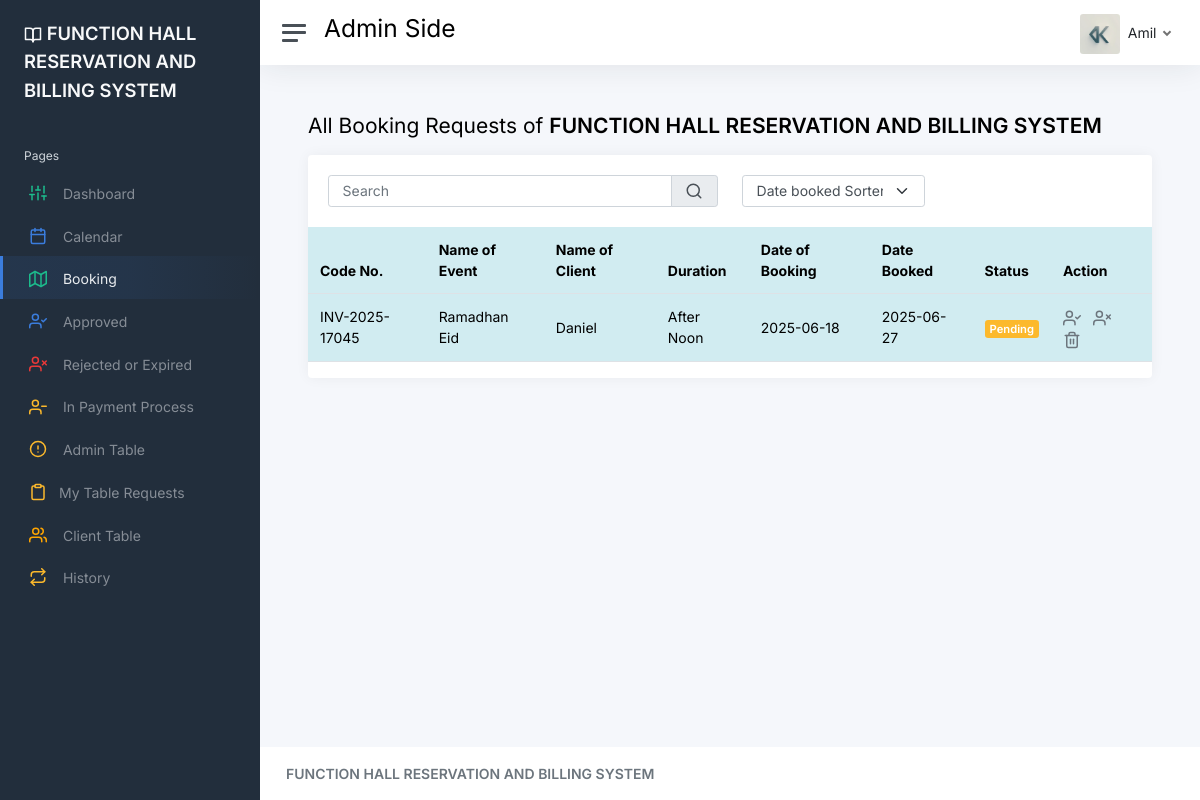
/static/table.php (signed in), run on the app's committed database.
### tables this page shows
CREATE TABLE `user` (
  `User_id` int(7) NOT NULL,
  `Username` varchar(20) NOT NULL,
  `Password` varchar(20) NOT NULL,
  `Fullname` varchar(20) NOT NULL,
  `Email` varchar(50) NOT NULL,
  `Gender` varchar(12) NOT NULL,
  `middle` varchar(50) NOT NULL,
  `Last` varchar(20) NOT NULL,
  `Phone` varchar(12) NOT NULL,
  `role` varchar(50) NOT NULL,
  `Status` int(11) NOT NULL
);

CREATE TABLE `events` (
  `id` int(11) NOT NULL,
  `date` date NOT NULL,
  `Expdate` date DEFAULT NULL,
  `events` varchar(50) NOT NULL,
  `Status` varchar(11) DEFAULT NULL,
  `code` varchar(20) NOT NULL,
  `currents_dates` date NOT NULL DEFAULT current_timestamp(),
  `Duration` varchar(11) DEFAULT NULL,
  `Amount` int(20) NOT NULL,
  `MoC` int(20) NOT NULL,
  `sort` int(11) NOT NULL,
  `Customer_id` int(11) DEFAULT NULL,
  `User_id` int(7) DEFAULT NULL
);

CREATE TABLE `customer` (
  `Customer_id` int(11) NOT NULL,
  `Fullname` varchar(50) NOT NULL,
  `Lastname` varchar(30) NOT NULL,
  `Affiliation` varchar(50) NOT NULL,
  `Phone No` varchar(11) NOT NULL,
  `Email` varchar(50) NOT NULL,
  `middle` varchar(20) NOT NULL,
  `gender` varchar(12) NOT NULL,
  `Username` varchar(50) NOT NULL,
  `Password` varchar(50) NOT NULL,
  `Status` int(11) NOT NULL
);

### static/model/class_model.php (called while the page is built, shortened)
<?php
	class class_model{
		public $host = db_host;
		public $user = db_user;
		public $pass = db_pass;
		public $dbname = db_name;
		public $conn;
		private function connect(){
			$this->conn = new mysqli($this->host, $this->user, $this->pass, $this->dbname);
		}
		public function user_account($User_id){
			$stmt = $this->conn->prepare("SELECT * FROM `user` WHERE `User_id` = ?") or die($this->conn->error);
		    $stmt->bind_param("i", $User_id);
			if($stmt->execute()){
				$result = $stmt->get_result();
				$fetch = $result->fetch_array();
				return array(
					'Fullname'=> $fetch['Fullname'],
					'Username'=>$fetch['Username'],
					'role'=>$fetch['role']
				);
			}
		}
public function fetchAll_Booking() {
    $sql = "SELECT
                e.*,
                c.Fullname AS customer_name,
                u.Fullname AS user_name
            FROM events e
            LEFT JOIN customer c ON e.Customer_id = c.Customer_id
            LEFT JOIN user u ON e.User_id = u.User_id
            WHERE e.Status IS Null
            ORDER BY e.sort DESC";
    $stmt = $this->conn->prepare($sql);
    $stmt->execute();
    $result = $stmt->get_result();
    $data = array();
    while ($row = $result->fetch_assoc()) {
        $data[] = $row;
    }
    return $data;
}
			}
?>

### static/table.php (the view, shortened to what this page needs)
<!DOCTYPE html>
<html lang="en">
<head>
	<link href="css/app.css" rel="stylesheet">
</head>
<body>
	<div class="wrapper">
		<?php include('includes/sidebar.php'); ?>
		<div class="main">
		<?php include('includes/header.php'); ?>
			<main class="content">
			<div class="container-fluid p-0">
    <h1 class="h3 mb-3">
        All Booking Requests of
        <strong>FUNCTION HALL RESERVATION AND BILLING SYSTEM</strong>
    </h1>
    <?php
    $conn = new class_model();
    $booking = $conn->fetchAll_Booking();
    ?>
    <div class="row">
        <div class="col-12 col-lg-12 col-xxl-12 d-flex">
            <div class="card flex-fill">
			<div class="card-body">
  <div class="row">
    <div class="col-lg-6">
      <div class="input-group">
        <input name="search" type="text" class="form-control" placeholder="Search">
        <span class="input-group-text"><i data-feather="search"></i></span>
      </div>
    </div>
	<div class="col-lg-3">
      <select id="sortDate" class="form-select ms-auto">
        <option selected disabled>Date booked Sorter</option>
      </select>
    </div>
  </div>
</div>
 <div class="table-responsive">
                <table class="table table-info ">
                    <thead>
                        <tr>
                            <th>Code No.</th>
                            <th>Name of Event</th>
                            <th>Name of Client</th>
                            <th>Duration</th>
                            <th >Date of Booking</th>
                            <th >Date Booked</th>
                            <th>Status</th>
                            <th >Action</th>
                        </tr>
                    </thead>
                    <tbody>
                        <?php if (!empty($booking)) {
                            foreach ($booking as $row) { ?>
                                <tr>
								<td><?= htmlspecialchars($row['code']) ?></td>
                                    <td><?= htmlspecialchars($row['events']) ?></td>
                                    <td >
                                        <?= isset($row['customer_name']) ? htmlspecialchars($row['customer_name']) : "(Admin)";  ?>
                                    </td>
									<td>
										<?php echo $row['Duration']; ?>
									</td>
									<td >
                                        <?= isset($row['currents_dates']) ? htmlspecialchars($row['currents_dates']) : 'N/A' ?>
                                    </td>
                                    <td >
                                        <?= htmlspecialchars($row['date']) ?>
                                    </td>
                                    <td>
                                            <?php if($row['Status']== "Approved"){ ?>
												<span class="badge bg-success">
												Approved
												</span>
											<?php }elseif($row['Status']== "Declined"){ ?>
												<span class="badge bg-danger">
												Declined
												</span>
												<?php }else{ ?>
													<span class="badge bg-warning">
												Pending
												</span>
												<?php } ?>
                                    </td>
                                    <td >
										<?php if($row['Status']!= 'Declined'){ ?>									<a href="edit_event.php?event=<?= $row['id']; ?>&event-name=<?php echo $row['events']; ?>&event-Duration=<?php echo $row['Duration']; ?>" class="text-secondary font-weight-bold text-xs" data-toggle="tooltip" title="Approve">
										<i class="align-middle me-2" data-feather="user-check"	title="Approve" ></i>
												</a>
												<a href="javascript:;" data-id="<?= $row['id']; ?>" class="text-secondary font-weight-bold text-xs disapprove" data-toggle="tooltip" title="Disapprove event">
												<i class="align-middle me-2" data-feather="user-x"></i>
												</a>
										<a href="javascript:;" data-id="<?= $row['id']; ?>" class="text-secondary font-weight-bold text-xs delete" data-toggle="tooltip" title="delete event">
                                        <i class="align-middle me-2" data-feather="trash-2"></i>
												</a>
                                     <?php }else{} ?>
                                    </td>
                                </tr>
                        <?php }
                        } else { ?>
                            <tr>
                                <td colspan="9" class="text-center">No booking records found.</td>
                            </tr>
                        <?php } ?>
                    </tbody>
                </table>
				</div>
            </div>
        </div>
    </div>
</div>
			</main>
			<footer class="footer">
				<div class="container-fluid">
					<div class="row text-muted">
						<div class="col-6 text-start">
							<p class="mb-0">
								<a class="text-muted" href="https://adminkit.io/" target="_blank"><strong> FUNCTION HALL RESERVATION AND BILLING SYSTEM </strong></a>
							</p>
						</div>
					</div>
				</div>
			</footer>
		</div>
	</div>
</body>
</html>

### static/includes/header.php (shortened to what this page needs)
<nav class="navbar navbar-expand navbar-light navbar-bg">
				<a class="sidebar-toggle js-sidebar-toggle">
          <i class="hamburger align-self-center"></i>
        </a>
<h2><?php if($userinfo['role'] == 'Staff'){ ?>Staff Side <?php }else{ ?>Admin Side<?php } ?></h2>
				<div class="navbar-collapse collapse">
					<ul class="navbar-nav navbar-align">
						<li class="nav-item dropdown">
							<a class="nav-icon dropdown-toggle" href="#" id="alertsDropdown" data-bs-toggle="dropdown">
							</a>
						</li>
						<li class="nav-item dropdown">
							<a class="nav-icon dropdown-toggle" href="#" id="messagesDropdown" data-bs-toggle="dropdown">
							</a>
						</li>
						<li class="nav-item dropdown">
							<a class="nav-link dropdown-toggle d-none d-sm-inline-block" href="#" data-bs-toggle="dropdown">
                <img src="img/avatars/20250426_1521_image (1).png" class="avatar img-fluid rounded me-1" alt="Charles Hall" /> <span class="text-dark"><?= $userinfo['Fullname'] ?></span>
              </a>
						</li>
					</ul>
				</div>
			</nav>

### data on the page
user: Fullname "Amil"
events: code "INV-2025-17045", events "Ramadhan Eid", Customer.Fullname "Daniel", Duration "After Noon", currents_dates "2025-06-18", date "2025-06-27", shows "Pending"
